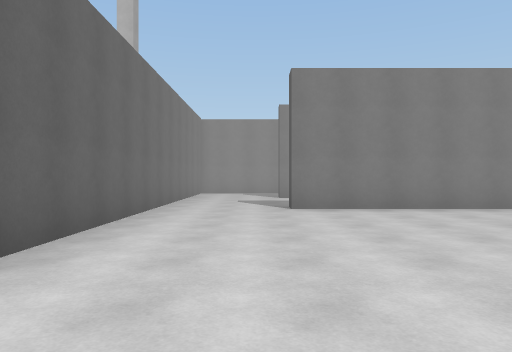
View 1 (above)

24 first-person views from a walk through a Unity game level. The camera is 1.3 m above the floor, looks level and sees 70° across. The floor is counted in squares, 2 m on a side. Each view is taken from the middle of a square. On the plan, view 1 faces up. The plan holds only what a view shows up to about 11 squares ahead; the rest is blank. The place goes on beyond the plan. The player character is not drawn. Surface patterns are stand-ins for the level's own textures.

View 2
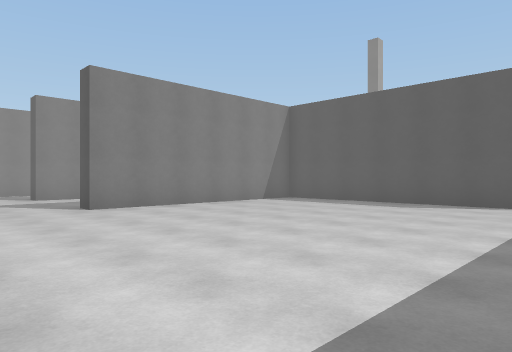

View 3
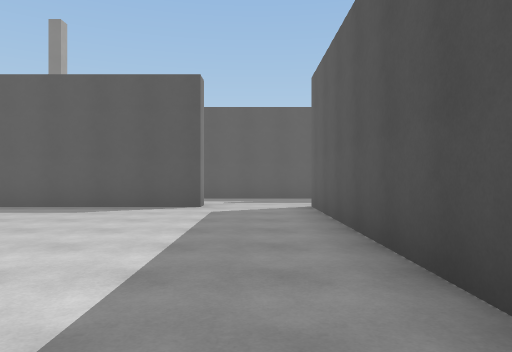

View 4
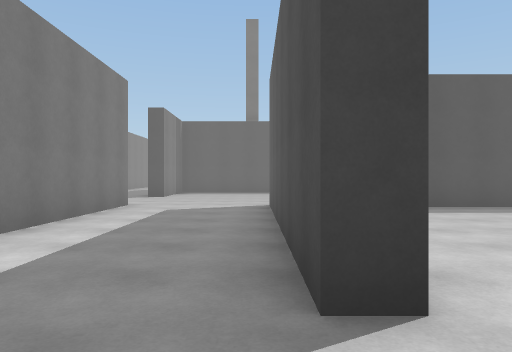

View 5
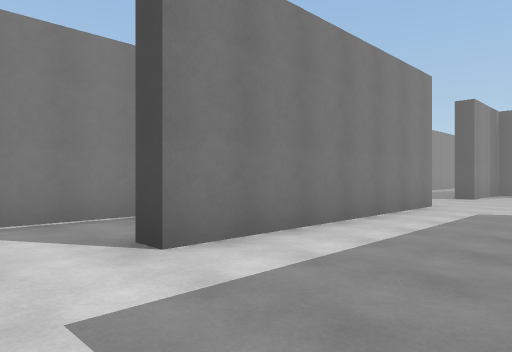

View 6
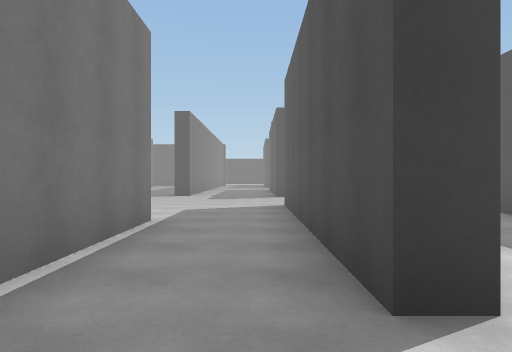

View 7
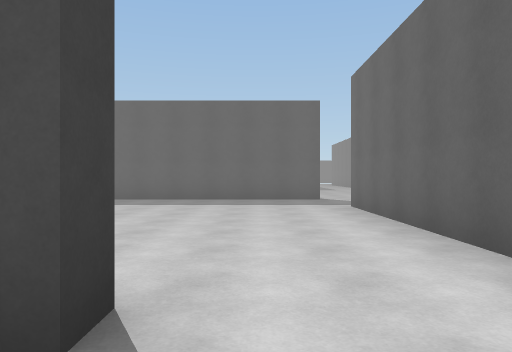

View 8
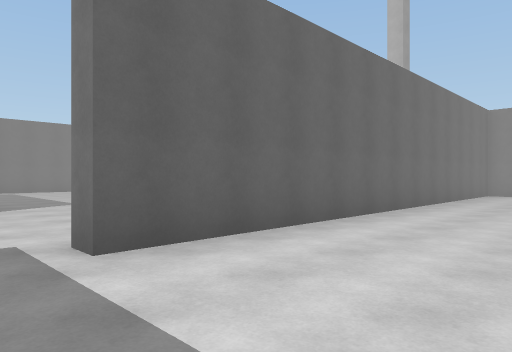

View 9
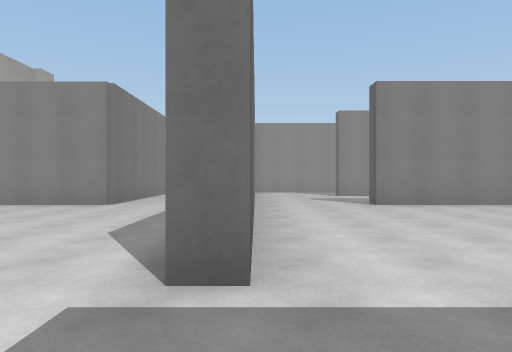

View 10
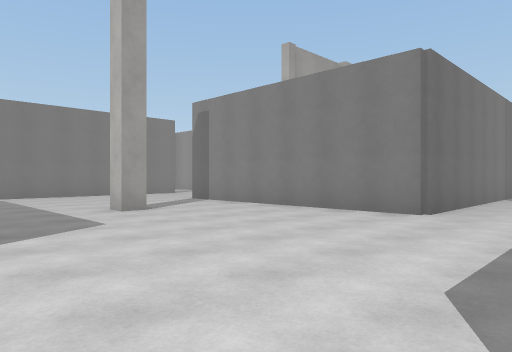

View 11
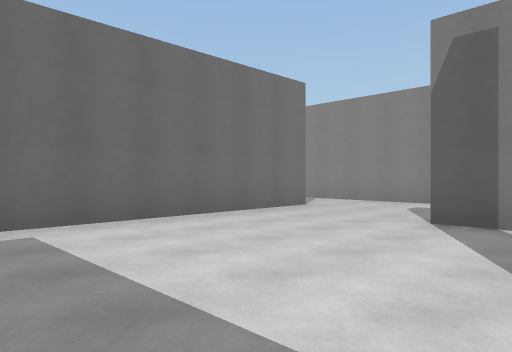

View 12
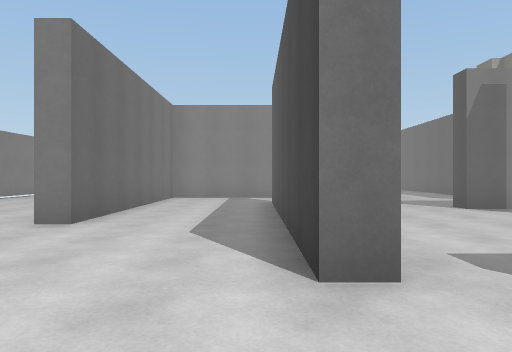

View 13
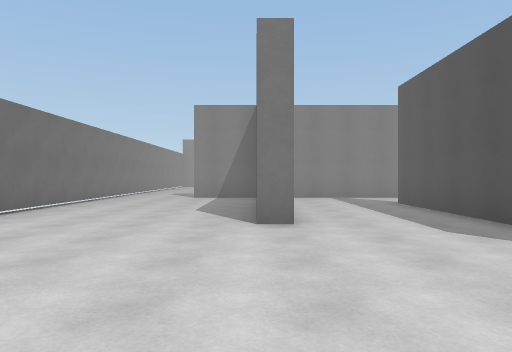

View 14
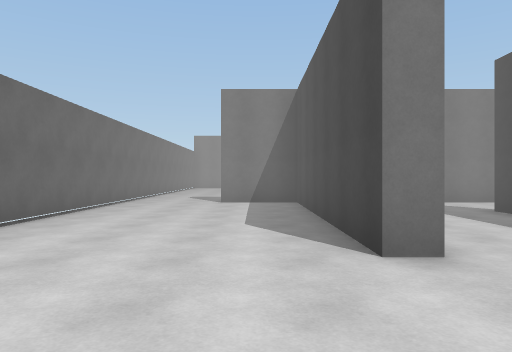

View 15
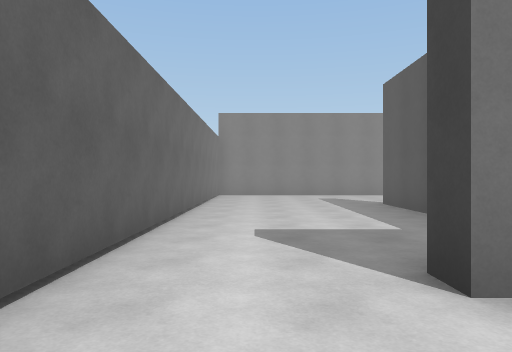

View 16
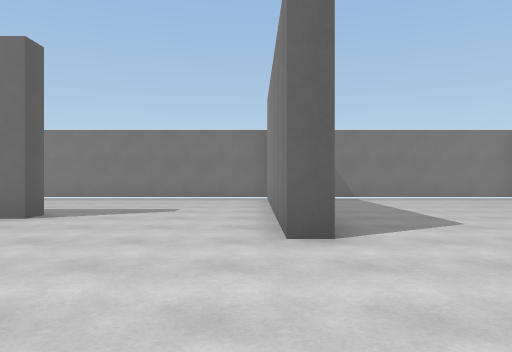

View 17
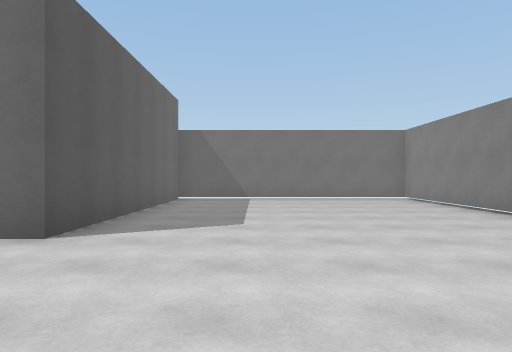

View 18
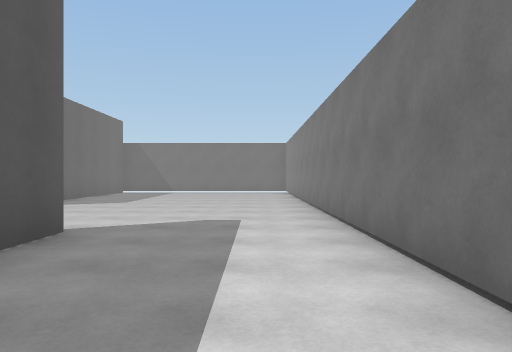

View 19
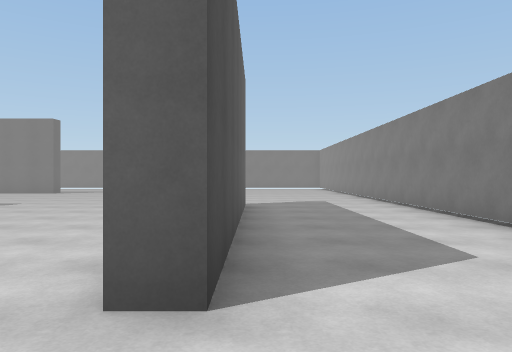

View 20
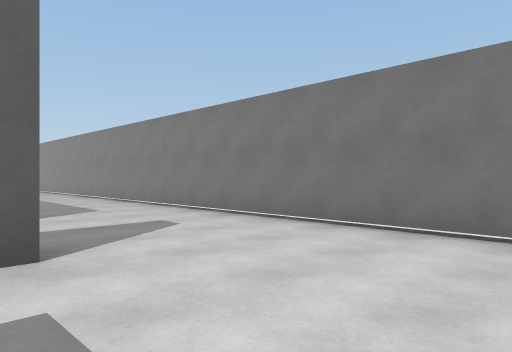

View 21
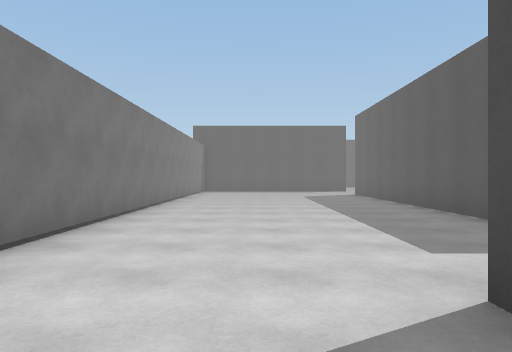

View 22
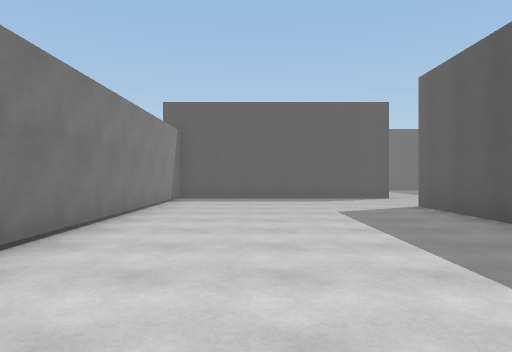

View 23
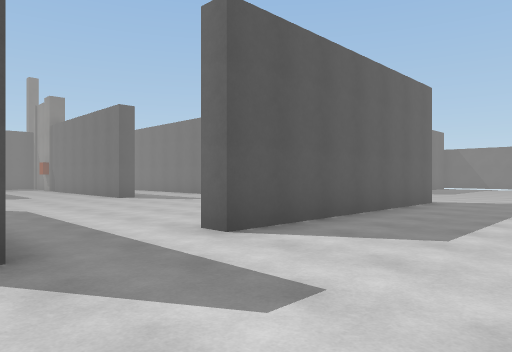

View 24
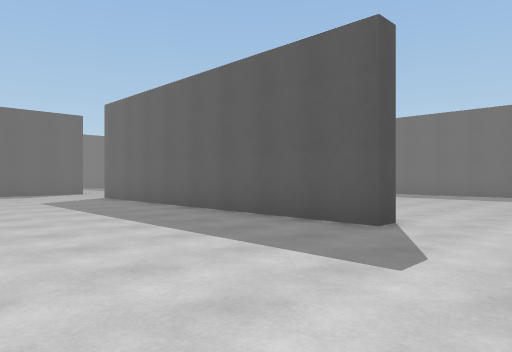

### Floor plan
Points are (right, up) in squares from view 1. A wall is a line through its corners. A room is listed if a view was taken in it or the views show most of it. See-through windows are left out.
Room 1 (views 1, 3, 8)
walls: (7.1, 1.2) (6.6, 1.2) (6.6, 7); (6.4, 7.2) (0.7, 7.2); (-1.9, -1.2) (6.8, -1.2); (-2, 7.6) (-2, 1.2)
ways out: opening at (-2, 0.5) to room 2; opening at (-0.5, 8) to room 2; opening at (7.5, 0.5) to room 2
Room 2 (views 2, 4, 5, 6, 7, 9, 10, 11, 12, 13, 14, 15, 16, 17, 18, 19, 20, 21, 22, 23, 24)
walls: (-5.2, 13.8) (-5.2, 7.2) (-11.8, 7.2) (-11.8, 7.8); (-2, 12.5) (-2, 7.6); (-13.1, 10.9) (-18.5, 10.9) (-18.5, 4.9) (-19, 4.9) (-19, 10.9) (-20.9, 10.9) (-20.9, 11.5); (-1.8, 22) (-1.8, 22.5) (6.9, 22.5); (-4.6, 24.8) (-4, 24.8); (-15.1, 8.8) (-15.1, 2.9); (-9.5, 4.5) (-9.5, 4) (-10, 4); (0.7, 7.2) (0.7, 7.7) (6.8, 7.7); (4.4, 13.5) (-0.1, 13.5); (-13.2, 24.8) (-6.8, 24.8) (-6.8, 24.2); (-19, 15.2) (-19, 17.5) (-18.5, 17.5) (-18.5, 17); (-2, 1.2) (-2.6, 1.2); (7.2, 10.9) (0.7, 10.9) (0.7, 11.4) (7, 11.4); (-15, 2.2) (-15.6, 2.2) (-15.6, 8.8); (-23.2, 21.4) (-23.2, 6); (9.5, 22.1) (9.5, 28.2) (-23.2, 28.2) (-23.2, 21.8) (-16.8, 21.8) (-16.8, 21.3) (-22.5, 21.3); (11.5, 10.9) (10.4, 10.9) (10.4, 11.4); (9.5, -1.5) (9.5, 1.5)
ways out: opening at (-2, 0.5) to room 1; opening at (-0.5, 8) to room 1; opening at (7.5, 0.5) to room 1

Positions as (right, up) in squares from view 1, and headings:
1: (0, 0), facing up
2: (-2, 0), facing up-right
3: (-1, 0), facing right
4: (-1, 8), facing right
5: (-1, 8), facing up-right
6: (-1, 12), facing right
7: (0, 9), facing down
8: (1, 0), facing up-left
9: (-2, -1), facing up
10: (-3, 1), facing up-left
11: (-10, 2), facing up-left
12: (-16, 0), facing up
13: (-19, 0), facing up
14: (-20, 2), facing up
15: (-22, 9), facing up
16: (-13, 21), facing left
17: (-13, 24), facing left
18: (-9, 27), facing left
19: (-5, 25), facing left
20: (-1, 24), facing up-left
21: (-6, 26), facing right
22: (-1, 26), facing right
23: (-4, 28), facing down-left
24: (-4, 27), facing down-right
